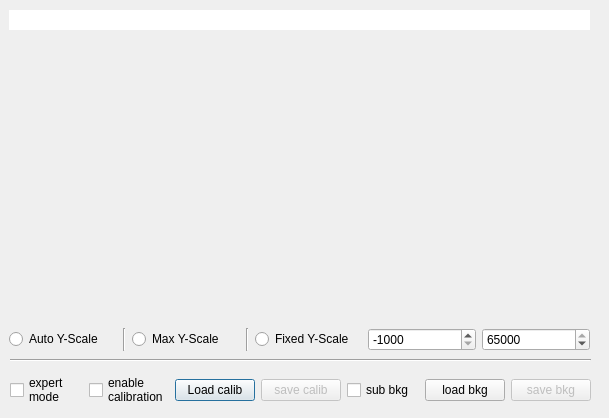
<?xml version="1.0" encoding="UTF-8"?>
<ui version="4.0">
 <class>display</class>
 <widget class="QDialog" name="display">
  <property name="geometry">
   <rect>
    <x>0</x>
    <y>0</y>
    <width>609</width>
    <height>418</height>
   </rect>
  </property>
  <property name="sizePolicy">
   <sizepolicy hsizetype="Maximum" vsizetype="Preferred">
    <horstretch>0</horstretch>
    <verstretch>0</verstretch>
   </sizepolicy>
  </property>
  <property name="windowTitle">
   <string>Online BPMDisplay</string>
  </property>
  <widget class="QWidget" name="verticalLayoutWidget">
   <property name="geometry">
    <rect>
     <x>9</x>
     <y>10</y>
     <width>581</width>
     <height>341</height>
    </rect>
   </property>
   <layout class="QVBoxLayout" name="verticalLayout">
    <item>
     <widget class="QLineEdit" name="lineTitle">
      <property name="frame">
       <bool>false</bool>
      </property>
      <property name="alignment">
       <set>Qt::AlignCenter</set>
      </property>
      <property name="readOnly">
       <bool>true</bool>
      </property>
     </widget>
    </item>
    <item>
     <widget class="QCustomPlot" name="plot" native="true">
      <property name="sizePolicy">
       <sizepolicy hsizetype="Preferred" vsizetype="Expanding">
        <horstretch>0</horstretch>
        <verstretch>0</verstretch>
       </sizepolicy>
      </property>
     </widget>
    </item>
    <item>
     <layout class="QHBoxLayout" name="horizontalLayout">
      <item>
       <widget class="QRadioButton" name="radioButtonAutoscale">
        <property name="text">
         <string>Auto Y-Scale</string>
        </property>
        <attribute name="buttonGroup">
         <string notr="true">buttonGroup</string>
        </attribute>
       </widget>
      </item>
      <item>
       <widget class="Line" name="line">
        <property name="orientation">
         <enum>Qt::Vertical</enum>
        </property>
       </widget>
      </item>
      <item>
       <widget class="QRadioButton" name="radioButtonMaxScale">
        <property name="text">
         <string>Max Y-Scale</string>
        </property>
        <attribute name="buttonGroup">
         <string notr="true">buttonGroup</string>
        </attribute>
       </widget>
      </item>
      <item>
       <widget class="Line" name="line_2">
        <property name="orientation">
         <enum>Qt::Vertical</enum>
        </property>
       </widget>
      </item>
      <item>
       <widget class="QRadioButton" name="radioButtonFixedScale">
        <property name="text">
         <string>Fixed Y-Scale</string>
        </property>
        <attribute name="buttonGroup">
         <string notr="true">buttonGroup</string>
        </attribute>
       </widget>
      </item>
      <item>
       <widget class="QSpinBox" name="spinBox_fixedmin">
        <property name="minimum">
         <number>-1000</number>
        </property>
        <property name="maximum">
         <number>66000</number>
        </property>
        <property name="singleStep">
         <number>100</number>
        </property>
        <property name="value">
         <number>-1000</number>
        </property>
        <property name="displayIntegerBase">
         <number>10</number>
        </property>
       </widget>
      </item>
      <item>
       <widget class="QSpinBox" name="spinBox_fixedmax">
        <property name="minimum">
         <number>1000</number>
        </property>
        <property name="maximum">
         <number>65000</number>
        </property>
        <property name="singleStep">
         <number>100</number>
        </property>
        <property name="value">
         <number>65000</number>
        </property>
       </widget>
      </item>
     </layout>
    </item>
   </layout>
  </widget>
  <widget class="Line" name="line_3">
   <property name="geometry">
    <rect>
     <x>10</x>
     <y>350</y>
     <width>581</width>
     <height>20</height>
    </rect>
   </property>
   <property name="sizePolicy">
    <sizepolicy hsizetype="Expanding" vsizetype="Fixed">
     <horstretch>0</horstretch>
     <verstretch>0</verstretch>
    </sizepolicy>
   </property>
   <property name="orientation">
    <enum>Qt::Horizontal</enum>
   </property>
  </widget>
  <widget class="QWidget" name="horizontalLayoutWidget">
   <property name="geometry">
    <rect>
     <x>10</x>
     <y>370</y>
     <width>581</width>
     <height>41</height>
    </rect>
   </property>
   <layout class="QHBoxLayout" name="horizontalLayout_2">
    <item>
     <widget class="QCheckBox" name="checkBox_expertmode">
      <property name="text">
       <string>expert
mode</string>
      </property>
     </widget>
    </item>
    <item>
     <widget class="QCheckBox" name="checkBox_enablecalib">
      <property name="text">
       <string>enable
calibration</string>
      </property>
     </widget>
    </item>
    <item>
     <widget class="QPushButton" name="pushButton_loadcalib">
      <property name="text">
       <string>Load calib</string>
      </property>
     </widget>
    </item>
    <item>
     <widget class="QPushButton" name="pushButton_savecalib">
      <property name="enabled">
       <bool>false</bool>
      </property>
      <property name="text">
       <string>save calib</string>
      </property>
     </widget>
    </item>
    <item>
     <widget class="QCheckBox" name="checkBox_subbkg">
      <property name="text">
       <string>sub bkg</string>
      </property>
     </widget>
    </item>
    <item>
     <widget class="QPushButton" name="pushButton_loadbkg">
      <property name="text">
       <string>load bkg</string>
      </property>
     </widget>
    </item>
    <item>
     <widget class="QPushButton" name="pushButton_savebkg">
      <property name="enabled">
       <bool>false</bool>
      </property>
      <property name="text">
       <string>save bkg</string>
      </property>
     </widget>
    </item>
   </layout>
  </widget>
 </widget>
 <customwidgets>
  <customwidget>
   <class>QCustomPlot</class>
   <extends>QWidget</extends>
   <header>qcustomplot.h</header>
   <container>1</container>
  </customwidget>
 </customwidgets>
 <resources/>
 <connections/>
 <buttongroups>
  <buttongroup name="buttonGroup"/>
 </buttongroups>
</ui>
